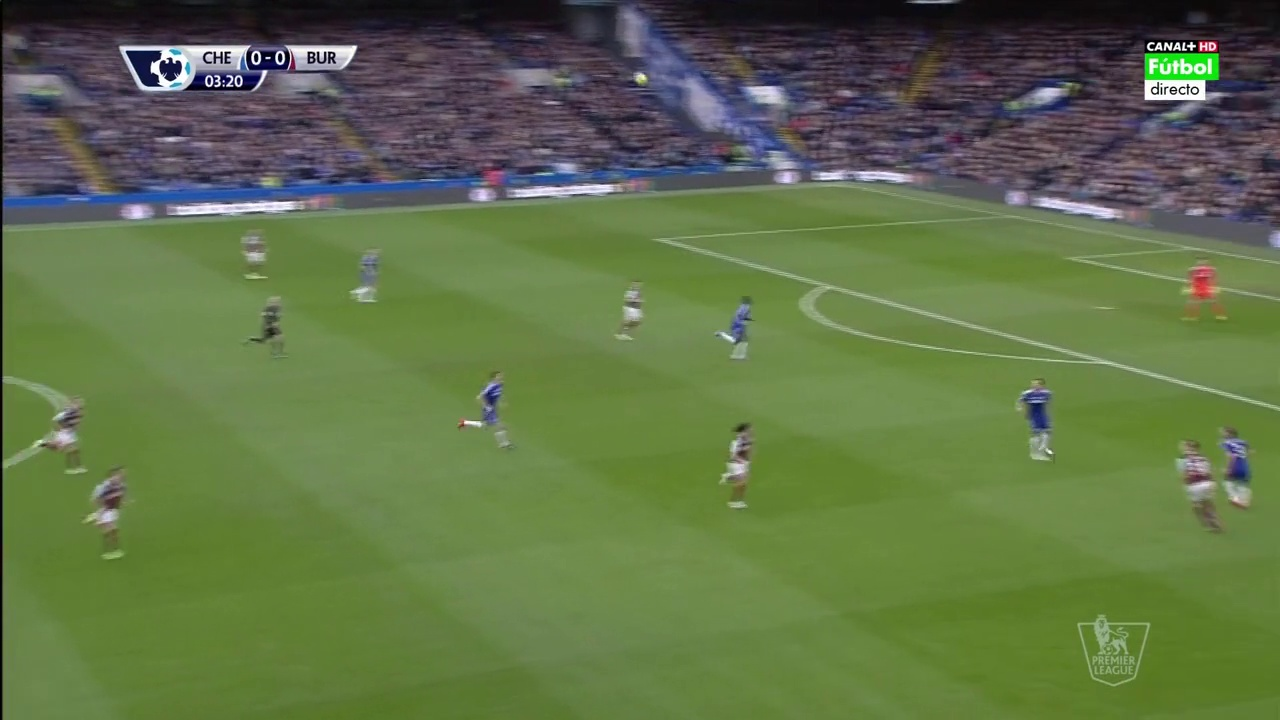
#> input picture member3_homography_report/sample_frame.jpg, 1280 x 720 px
$ python test_homography_mapping.py.py
#> lines starting #> are read from the running program, lines starting #| are printed output that depends on the picture; after the words box and inside, x2 and y2 are one past the last pixel; in counts of white or black regions, pixels touching at a corner belong together
import cv2
import numpy as np

# Load images
img_src = cv2.imread("sample_frame.jpg")
#> img_src is the input picture: shape (720, 1280, 3); mean B, G, R 72.4, 113.7, 96.1
img_dst = cv2.imread("pitch_template.jpg")
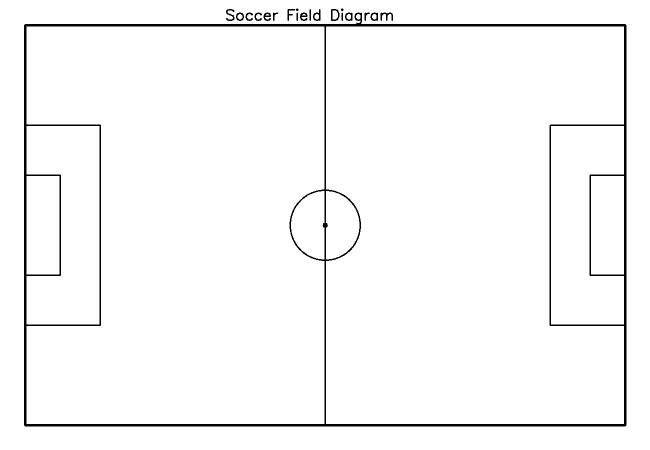
#> input picture member3_homography_report/pitch_template.jpg, 1300 x 900 px (shown at 1/2 size)
#> img_dst is the input picture: shape (900, 1300, 3); min 0, max 255, mean 248

# Load the saved homography matrix
H = np.load("homography_matrix.npy")
#> (reads member3_homography_report/homography_matrix.npy from the repository)
print("Loaded homography matrix:\n", H)

# Define test points in the broadcast frame (near the visible field)
points_src = np.array([[[400, 600], [700, 500], [900, 450], [1200, 500]]], dtype=np.float32)

# Apply the homography
points_mapped = cv2.perspectiveTransform(points_src, H)
print("\nMapped coordinates on pitch:")
print(points_mapped)

# Draw red dots for visible points
for (x, y) in points_mapped[0]:
    if 0 <= x < img_dst.shape[1] and 0 <= y < img_dst.shape[0]:
        cv2.circle(img_dst, (int(x), int(y)), 8, (0, 0, 255), -1)
    else:
        print(f"⚠️  Point ({x:.2f}, {y:.2f}) is outside the visible pitch range")
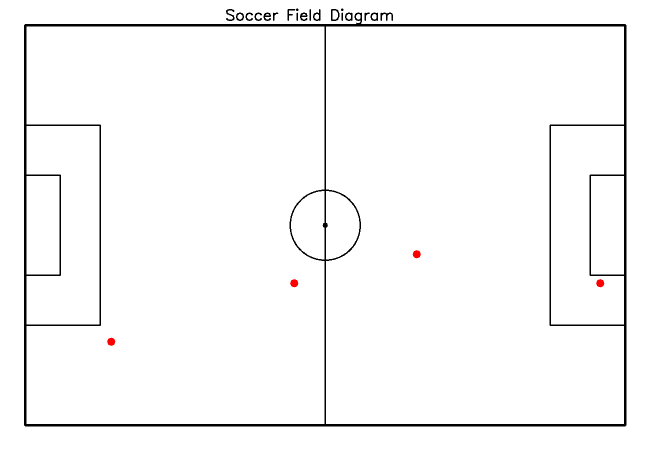
#> img_dst: shape (900, 1300, 3) (shown at 1/2 size); 0.07% of pixels changed, all inside (x1, y1, x2, y2) = (214, 500, 1209, 692)

# Show result
cv2.imshow("Mapped points on pitch", img_dst)
cv2.waitKey(0)
cv2.destroyAllWindows()
